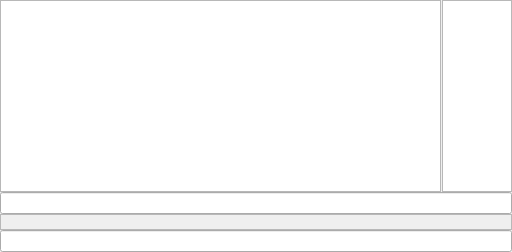
<?xml version="1.0" encoding="UTF-8"?>
<ui version="4.0">
 <class>MessageView</class>
 <widget class="QWidget" name="MessageView">
  <layout class="QVBoxLayout" name="verticalLayout">
   <property name="spacing">
    <number>0</number>
   </property>
   <property name="margin">
    <number>0</number>
   </property>
   <item>
    <widget class="QSplitter" name="splitter">
     <property name="orientation">
      <enum>Qt::Horizontal</enum>
     </property>
     <property name="handleWidth">
      <number>1</number>
     </property>
     <widget class="TextBrowser" name="textBrowser">
      <property name="sizePolicy">
       <sizepolicy hsizetype="Expanding" vsizetype="Expanding">
        <horstretch>8</horstretch>
        <verstretch>0</verstretch>
       </sizepolicy>
      </property>
      <property name="tabChangesFocus">
       <bool>true</bool>
      </property>
      <property name="textInteractionFlags">
       <set>Qt::LinksAccessibleByMouse|Qt::TextSelectableByMouse</set>
      </property>
      <property name="openExternalLinks">
       <bool>true</bool>
      </property>
      <property name="openLinks">
       <bool>true</bool>
      </property>
     </widget>
     <widget class="QListView" name="listView">
      <property name="sizePolicy">
       <sizepolicy hsizetype="Expanding" vsizetype="Expanding">
        <horstretch>1</horstretch>
        <verstretch>0</verstretch>
       </sizepolicy>
      </property>
      <property name="focusPolicy">
       <enum>Qt::NoFocus</enum>
      </property>
      <property name="uniformItemSizes">
       <bool>true</bool>
      </property>
     </widget>
    </widget>
   </item>
   <item>
    <widget class="SearchEditor" name="searchEditor"/>
   </item>
   <item>
    <widget class="QLabel" name="helpLabel">
     <property name="sizePolicy">
      <sizepolicy hsizetype="Ignored" vsizetype="Maximum">
       <horstretch>0</horstretch>
       <verstretch>0</verstretch>
      </sizepolicy>
     </property>
     <property name="autoFillBackground">
      <bool>true</bool>
     </property>
     <property name="frameShape">
      <enum>QFrame::StyledPanel</enum>
     </property>
     <property name="frameShadow">
      <enum>QFrame::Raised</enum>
     </property>
    </widget>
   </item>
   <item>
    <widget class="LineEditor" name="lineEditor"/>
   </item>
  </layout>
 </widget>
 <customwidgets>
  <customwidget>
   <class>SearchEditor</class>
   <extends>QLineEdit</extends>
   <header>searcheditor.h</header>
  </customwidget>
  <customwidget>
   <class>TextBrowser</class>
   <extends>QTextBrowser</extends>
   <header>textbrowser.h</header>
   <container>1</container>
  </customwidget>
  <customwidget>
   <class>LineEditor</class>
   <extends>QLineEdit</extends>
   <header>lineeditor.h</header>
  </customwidget>
 </customwidgets>
 <resources/>
 <connections/>
</ui>
